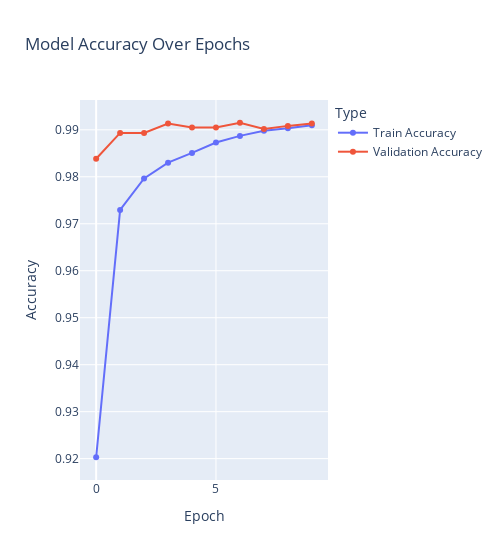
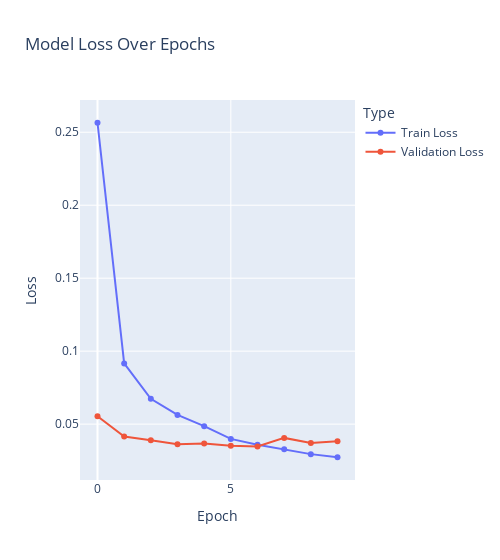

The code cell stored with these charts, in order, in its notebook:
### Code cell
def create_accuracy_and_loss_plots(history_df):
    # Crear la figura para la precisión del modelo
    fig_accuracy = go.Figure()
    fig_accuracy.add_trace(go.Scatter(x=history_df.index, y=history_df['accuracy'], mode='lines+markers', name='Train Accuracy'))
    fig_accuracy.add_trace(go.Scatter(x=history_df.index, y=history_df['val_accuracy'], mode='lines+markers', name='Validation Accuracy'))
    fig_accuracy.update_layout(
        title='Model Accuracy Over Epochs',  # Título provisional
        xaxis_title='Epoch',
        yaxis_title='Accuracy',
        legend_title='Type',
        width=500  # Ancho apropiado para visualización lado a lado
    )

    # Crear la figura para la pérdida del modelo
    fig_loss = go.Figure()
    fig_loss.add_trace(go.Scatter(x=history_df.index, y=history_df['loss'], mode='lines+markers', name='Train Loss'))
    fig_loss.add_trace(go.Scatter(x=history_df.index, y=history_df['val_loss'], mode='lines+markers', name='Validation Loss'))
    fig_loss.update_layout(
        title='Model Loss Over Epochs',  # Título provisional
        xaxis_title='Epoch',
        yaxis_title='Loss',
        legend_title='Type',
        width=500  # Ancho apropiado para visualización lado a lado
    )

    return fig_accuracy, fig_loss

fig,fig2=create_accuracy_and_loss_plots(history_cnn)
fig.show()
fig2.show()

### Figure 1 — Plotly figure (JSON) as saved in the notebook; plotly's stock layout.template omitted (floating-point values rounded to 4 significant figures)
{"data": [{"mode": "lines+markers", "name": "Train Accuracy", "type": "scatter", "x": [0, 1, 2, 3, 4, 5, 6, 7, 8, 9], "y": [0.9203, 0.9729, 0.9796, 0.983, 0.9851, 0.9873, 0.9887, 0.9898, 0.9903, 0.991]}, {"mode": "lines+markers", "name": "Validation Accuracy", "type": "scatter", "x": [0, 1, 2, 3, 4, 5, 6, 7, 8, 9], "y": [0.9838, 0.9893, 0.9893, 0.9913, 0.9905, 0.9905, 0.9915, 0.9902, 0.9908, 0.9913]}], "layout": {"legend": {"title": {"text": "Type"}}, "title": {"text": "Model Accuracy Over Epochs"}, "width": 500, "xaxis": {"title": {"text": "Epoch"}}, "yaxis": {"title": {"text": "Accuracy"}}}}

### Figure 2 — Plotly figure (JSON) as saved in the notebook; plotly's stock layout.template omitted (floating-point values rounded to 4 significant figures)
{"data": [{"mode": "lines+markers", "name": "Train Loss", "type": "scatter", "x": [0, 1, 2, 3, 4, 5, 6, 7, 8, 9], "y": [0.2565, 0.09158, 0.06739, 0.05628, 0.04863, 0.03987, 0.03584, 0.0328, 0.02945, 0.02731]}, {"mode": "lines+markers", "name": "Validation Loss", "type": "scatter", "x": [0, 1, 2, 3, 4, 5, 6, 7, 8, 9], "y": [0.05535, 0.0415, 0.03892, 0.03625, 0.03681, 0.03524, 0.03476, 0.04056, 0.03714, 0.03826]}], "layout": {"legend": {"title": {"text": "Type"}}, "title": {"text": "Model Loss Over Epochs"}, "width": 500, "xaxis": {"title": {"text": "Epoch"}}, "yaxis": {"title": {"text": "Loss"}}}}
